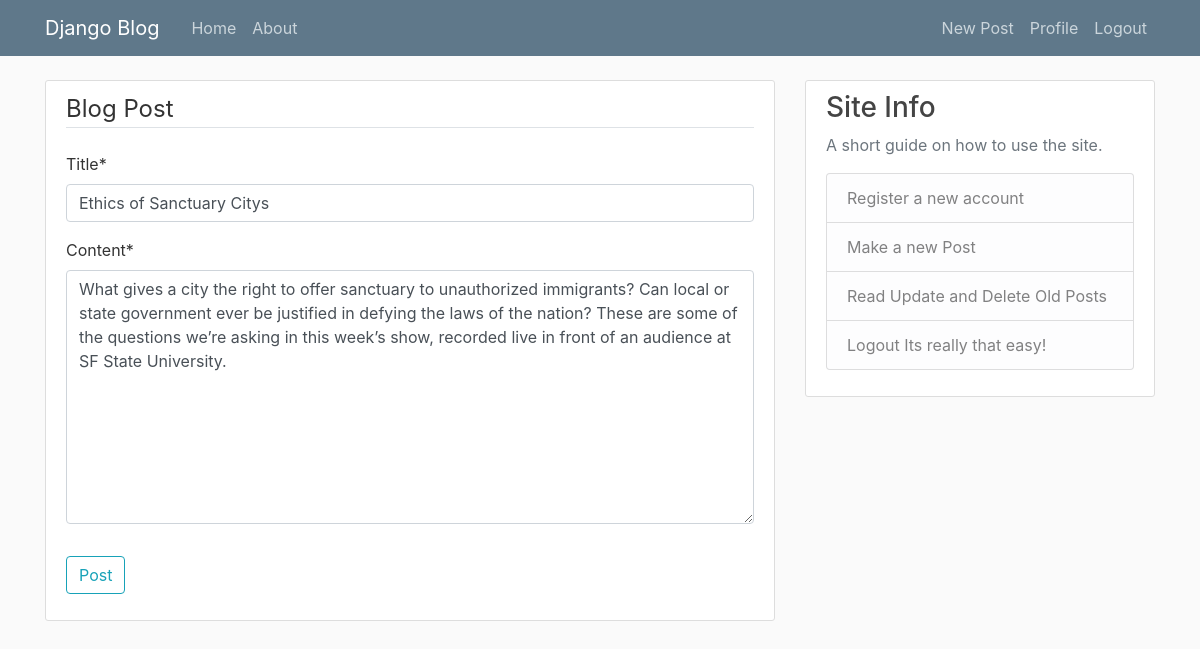
Page /post/6/update/ (signed in) on the committed database.
### blog/models.py (models this page shows, shortened)
class Post(models.Model):
     title = models.CharField(max_length=100)
     content = models.TextField()
     date_posted = models.DateTimeField(default = timezone.now)
     author = models.ForeignKey(User, on_delete=models.CASCADE)

### blog/views.py (the view, shortened to what this page needs)
# urls.py: path('post/<int:pk>/update/', PostUpdateView.as_view(), name='post-update'),
class PostUpdateView(LoginRequiredMixin, UserPassesTestMixin, UpdateView):
    model = Post
    fields = ['title', 'content']
    def test_func(self):
        post = self.get_object()
        if self.request.user == post.author:
            return True
        return False

### blog/templates/blog/post_form.html (shortened to what this page needs)
{%extends "blog/base.html"%}
{%load crispy_forms_tags%}
{%block content%}
    <div class="content-section">
        <form method ="POST">
            <fieldset class="form-group">
                <legend class="border-bottom mb-4">
                    Blog Post
                </legend>
                {{form|crispy}}
            </fieldset>
            <div class="form-group">
                <button class="btn btn-outline-info" type="submit">
                    Post</button>
            </div>
        </form>
    </div>
{%endblock content%}}

### blog/static/blog/main.css (style rules this page uses)
body { background: #fafafa; color: #333333; margin-top: 5rem; }
.content-section { background: #ffffff; padding: 10px 20px; border: 1px solid #dddddd; border-radius: 3px; margin-bottom: 20px; }

### rows in the picture
Post: title "Ethics of Sanctuary Citys", content "What gives a city the right to offer sanctuary to unauthorized immigrants? Can local or state government ever be justified in defying the laws of the nation? These are some of the questions we’re asking in this week’s show, recorded live in front of an audience at SF State University."
